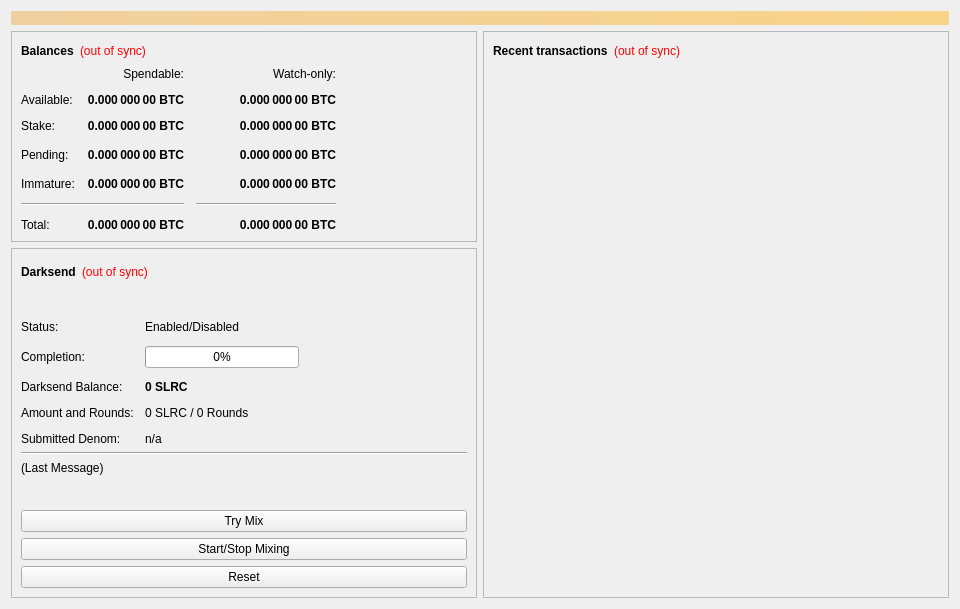
<?xml version="1.0" encoding="UTF-8"?>
<ui version="4.0">
 <class>OverviewPage</class>
 <widget class="QWidget" name="OverviewPage">
  <property name="geometry">
   <rect>
    <x>0</x>
    <y>0</y>
    <width>960</width>
    <height>594</height>
   </rect>
  </property>
  <property name="minimumSize">
   <size>
    <width>960</width>
    <height>0</height>
   </size>
  </property>
  <property name="windowTitle">
   <string>Form</string>
  </property>
  <layout class="QVBoxLayout" name="topLayout">
   <item>
    <widget class="QLabel" name="labelAlerts">
     <property name="visible">
      <bool>false</bool>
     </property>
     <property name="styleSheet">
      <string notr="true">background-color: qlineargradient(x1: 0, y1: 0, x2: 1, y2: 0, stop:0 #F0D0A0, stop:1 #F8D488); color:#000000;</string>
     </property>
     <property name="wordWrap">
      <bool>true</bool>
     </property>
     <property name="margin">
      <number>3</number>
     </property>
    </widget>
   </item>
   <item>
    <layout class="QHBoxLayout" name="horizontalLayout" stretch="1,1">
     <item>
      <layout class="QVBoxLayout" name="verticalLayout_2">
       <item>
        <widget class="QFrame" name="frame">
         <property name="frameShape">
          <enum>QFrame::StyledPanel</enum>
         </property>
         <property name="frameShadow">
          <enum>QFrame::Raised</enum>
         </property>
         <layout class="QVBoxLayout" name="verticalLayout_4">
          <item>
           <layout class="QHBoxLayout" name="horizontalLayout_4">
            <item>
             <widget class="QLabel" name="label_5">
              <property name="font">
               <font>
                <weight>75</weight>
                <bold>true</bold>
               </font>
              </property>
              <property name="text">
               <string>Balances</string>
              </property>
             </widget>
            </item>
            <item>
             <widget class="QLabel" name="labelWalletStatus">
              <property name="cursor">
               <cursorShape>WhatsThisCursor</cursorShape>
              </property>
              <property name="toolTip">
               <string>The displayed information may be out of date. Your wallet automatically synchronizes with the Solarium network after a connection is established, but this process has not completed yet.</string>
              </property>
              <property name="styleSheet">
               <string notr="true">QLabel { color: red; }</string>
              </property>
              <property name="text">
               <string notr="true">(out of sync)</string>
              </property>
              <property name="alignment">
               <set>Qt::AlignLeading|Qt::AlignLeft|Qt::AlignVCenter</set>
              </property>
             </widget>
            </item>
            <item>
             <spacer name="horizontalSpacer_3">
              <property name="orientation">
               <enum>Qt::Horizontal</enum>
              </property>
              <property name="sizeHint" stdset="0">
               <size>
                <width>40</width>
                <height>20</height>
               </size>
              </property>
             </spacer>
            </item>
           </layout>
          </item>
          <item>
           <layout class="QGridLayout" name="gridLayout">
            <property name="spacing">
             <number>12</number>
            </property>
            <item row="3" column="2">
             <widget class="QLabel" name="labelWatchPending">
              <property name="font">
               <font>
                <weight>75</weight>
                <bold>true</bold>
               </font>
              </property>
              <property name="cursor">
               <cursorShape>IBeamCursor</cursorShape>
              </property>
              <property name="toolTip">
               <string>Unconfirmed transactions to watch-only addresses</string>
              </property>
              <property name="text">
               <string notr="true">0.000 000 00 BTC</string>
              </property>
              <property name="alignment">
               <set>Qt::AlignRight|Qt::AlignTrailing|Qt::AlignVCenter</set>
              </property>
              <property name="textInteractionFlags">
               <set>Qt::LinksAccessibleByMouse|Qt::TextSelectableByKeyboard|Qt::TextSelectableByMouse</set>
              </property>
             </widget>
            </item>
            <item row="3" column="1">
             <widget class="QLabel" name="labelUnconfirmed">
              <property name="font">
               <font>
                <weight>75</weight>
                <bold>true</bold>
               </font>
              </property>
              <property name="cursor">
               <cursorShape>IBeamCursor</cursorShape>
              </property>
              <property name="toolTip">
               <string>Total of transactions that have yet to be confirmed, and do not yet count toward the spendable balance</string>
              </property>
              <property name="text">
               <string notr="true">0.000 000 00 BTC</string>
              </property>
              <property name="alignment">
               <set>Qt::AlignRight|Qt::AlignTrailing|Qt::AlignVCenter</set>
              </property>
              <property name="textInteractionFlags">
               <set>Qt::LinksAccessibleByMouse|Qt::TextSelectableByKeyboard|Qt::TextSelectableByMouse</set>
              </property>
             </widget>
            </item>
            <item row="4" column="2">
             <widget class="QLabel" name="labelWatchImmature">
              <property name="font">
               <font>
                <weight>75</weight>
                <bold>true</bold>
               </font>
              </property>
              <property name="cursor">
               <cursorShape>IBeamCursor</cursorShape>
              </property>
              <property name="toolTip">
               <string>Mined balance in watch-only addresses that has not yet matured</string>
              </property>
              <property name="text">
               <string notr="true">0.000 000 00 BTC</string>
              </property>
              <property name="alignment">
               <set>Qt::AlignRight|Qt::AlignTrailing|Qt::AlignVCenter</set>
              </property>
              <property name="textInteractionFlags">
               <set>Qt::LinksAccessibleByMouse|Qt::TextSelectableByKeyboard|Qt::TextSelectableByMouse</set>
              </property>
             </widget>
            </item>
            <item row="5" column="0" colspan="2">
             <widget class="Line" name="lineSpendableBalance">
              <property name="orientation">
               <enum>Qt::Horizontal</enum>
              </property>
             </widget>
            </item>
            <item row="5" column="2">
             <widget class="Line" name="lineWatchBalance">
              <property name="sizePolicy">
               <sizepolicy hsizetype="Preferred" vsizetype="Fixed">
                <horstretch>0</horstretch>
                <verstretch>0</verstretch>
               </sizepolicy>
              </property>
              <property name="minimumSize">
               <size>
                <width>140</width>
                <height>0</height>
               </size>
              </property>
              <property name="orientation">
               <enum>Qt::Horizontal</enum>
              </property>
             </widget>
            </item>
            <item row="6" column="0">
             <widget class="QLabel" name="labelTotalText">
              <property name="text">
               <string>Total:</string>
              </property>
             </widget>
            </item>
            <item row="4" column="1">
             <widget class="QLabel" name="labelImmature">
              <property name="font">
               <font>
                <weight>75</weight>
                <bold>true</bold>
               </font>
              </property>
              <property name="cursor">
               <cursorShape>IBeamCursor</cursorShape>
              </property>
              <property name="toolTip">
               <string>Mined balance that has not yet matured</string>
              </property>
              <property name="text">
               <string notr="true">0.000 000 00 BTC</string>
              </property>
              <property name="alignment">
               <set>Qt::AlignRight|Qt::AlignTrailing|Qt::AlignVCenter</set>
              </property>
              <property name="textInteractionFlags">
               <set>Qt::LinksAccessibleByMouse|Qt::TextSelectableByKeyboard|Qt::TextSelectableByMouse</set>
              </property>
             </widget>
            </item>
            <item row="3" column="3">
             <spacer name="horizontalSpacer_2">
              <property name="orientation">
               <enum>Qt::Horizontal</enum>
              </property>
              <property name="sizeHint" stdset="0">
               <size>
                <width>40</width>
                <height>20</height>
               </size>
              </property>
             </spacer>
            </item>
            <item row="4" column="0">
             <widget class="QLabel" name="labelImmatureText">
              <property name="text">
               <string>Immature:</string>
              </property>
             </widget>
            </item>
            <item row="6" column="1">
             <widget class="QLabel" name="labelTotal">
              <property name="font">
               <font>
                <weight>75</weight>
                <bold>true</bold>
               </font>
              </property>
              <property name="cursor">
               <cursorShape>IBeamCursor</cursorShape>
              </property>
              <property name="toolTip">
               <string>Your current total balance</string>
              </property>
              <property name="text">
               <string notr="true">0.000 000 00 BTC</string>
              </property>
              <property name="alignment">
               <set>Qt::AlignRight|Qt::AlignTrailing|Qt::AlignVCenter</set>
              </property>
              <property name="textInteractionFlags">
               <set>Qt::LinksAccessibleByMouse|Qt::TextSelectableByKeyboard|Qt::TextSelectableByMouse</set>
              </property>
             </widget>
            </item>
            <item row="6" column="2">
             <widget class="QLabel" name="labelWatchTotal">
              <property name="font">
               <font>
                <weight>75</weight>
                <bold>true</bold>
               </font>
              </property>
              <property name="cursor">
               <cursorShape>IBeamCursor</cursorShape>
              </property>
              <property name="toolTip">
               <string>Current total balance in watch-only addresses</string>
              </property>
              <property name="text">
               <string notr="true">0.000 000 00 BTC</string>
              </property>
              <property name="alignment">
               <set>Qt::AlignRight|Qt::AlignTrailing|Qt::AlignVCenter</set>
              </property>
              <property name="textInteractionFlags">
               <set>Qt::LinksAccessibleByMouse|Qt::TextSelectableByKeyboard|Qt::TextSelectableByMouse</set>
              </property>
             </widget>
            </item>
            <item row="0" column="2">
             <widget class="QLabel" name="labelWatchonly">
              <property name="text">
               <string>Watch-only:</string>
              </property>
              <property name="alignment">
               <set>Qt::AlignRight|Qt::AlignTrailing|Qt::AlignVCenter</set>
              </property>
             </widget>
            </item>
            <item row="1" column="0">
             <widget class="QLabel" name="labelBalanceText">
              <property name="text">
               <string>Available:</string>
              </property>
             </widget>
            </item>
            <item row="1" column="1">
             <widget class="QLabel" name="labelBalance">
              <property name="font">
               <font>
                <weight>75</weight>
                <bold>true</bold>
               </font>
              </property>
              <property name="cursor">
               <cursorShape>IBeamCursor</cursorShape>
              </property>
              <property name="toolTip">
               <string>Your current spendable balance</string>
              </property>
              <property name="text">
               <string notr="true">0.000 000 00 BTC</string>
              </property>
              <property name="alignment">
               <set>Qt::AlignRight|Qt::AlignTrailing|Qt::AlignVCenter</set>
              </property>
              <property name="textInteractionFlags">
               <set>Qt::LinksAccessibleByMouse|Qt::TextSelectableByKeyboard|Qt::TextSelectableByMouse</set>
              </property>
             </widget>
            </item>
            <item row="2" column="0">
             <widget class="QLabel" name="label_10">
              <property name="text">
               <string>Stake:</string>
              </property>
             </widget>
            </item>
            <item row="2" column="1">
             <widget class="QLabel" name="labelStake">
              <property name="font">
               <font>
                <weight>75</weight>
                <bold>true</bold>
               </font>
              </property>
              <property name="cursor">
               <cursorShape>IBeamCursor</cursorShape>
              </property>
              <property name="toolTip">
               <string>Total of coins that was staked, and do not yet count toward the current balance</string>
              </property>
              <property name="text">
               <string notr="true">0.000 000 00 BTC</string>
              </property>
              <property name="alignment">
               <set>Qt::AlignRight|Qt::AlignTrailing|Qt::AlignVCenter</set>
              </property>
              <property name="textInteractionFlags">
               <set>Qt::LinksAccessibleByMouse|Qt::TextSelectableByKeyboard|Qt::TextSelectableByMouse</set>
              </property>
             </widget>
            </item>
            <item row="2" column="2">
             <widget class="QLabel" name="labelWatchStake">
              <property name="font">
               <font>
                <weight>75</weight>
                <bold>true</bold>
               </font>
              </property>
              <property name="cursor">
               <cursorShape>IBeamCursor</cursorShape>
              </property>
              <property name="toolTip">
               <string>Total of coins that was staked in watch-only addresses, and do not yet count toward the current watch-only balance</string>
              </property>
              <property name="text">
               <string notr="true">0.000 000 00 BTC</string>
              </property>
              <property name="alignment">
               <set>Qt::AlignRight|Qt::AlignTrailing|Qt::AlignVCenter</set>
              </property>
              <property name="textInteractionFlags">
               <set>Qt::LinksAccessibleByMouse|Qt::TextSelectableByKeyboard|Qt::TextSelectableByMouse</set>
              </property>
             </widget>
            </item>
            <item row="1" column="2">
             <widget class="QLabel" name="labelWatchAvailable">
              <property name="font">
               <font>
                <weight>75</weight>
                <bold>true</bold>
               </font>
              </property>
              <property name="cursor">
               <cursorShape>IBeamCursor</cursorShape>
              </property>
              <property name="toolTip">
               <string>Your current balance in watch-only addresses</string>
              </property>
              <property name="text">
               <string notr="true">0.000 000 00 BTC</string>
              </property>
              <property name="alignment">
               <set>Qt::AlignRight|Qt::AlignTrailing|Qt::AlignVCenter</set>
              </property>
              <property name="textInteractionFlags">
               <set>Qt::LinksAccessibleByMouse|Qt::TextSelectableByKeyboard|Qt::TextSelectableByMouse</set>
              </property>
             </widget>
            </item>
            <item row="3" column="0">
             <widget class="QLabel" name="labelPendingText">
              <property name="text">
               <string>Pending:</string>
              </property>
             </widget>
            </item>
            <item row="0" column="1">
             <widget class="QLabel" name="labelSpendable">
              <property name="text">
               <string>Spendable:</string>
              </property>
              <property name="alignment">
               <set>Qt::AlignRight|Qt::AlignTrailing|Qt::AlignVCenter</set>
              </property>
             </widget>
            </item>
           </layout>
          </item>
         </layout>
        </widget>
       </item>
       <item>
        <widget class="QFrame" name="frameDarksend">
         <property name="sizePolicy">
          <sizepolicy hsizetype="Expanding" vsizetype="Expanding">
           <horstretch>0</horstretch>
           <verstretch>0</verstretch>
          </sizepolicy>
         </property>
         <property name="minimumSize">
          <size>
           <width>0</width>
           <height>350</height>
          </size>
         </property>
         <property name="layoutDirection">
          <enum>Qt::LeftToRight</enum>
         </property>
         <property name="frameShape">
          <enum>QFrame::StyledPanel</enum>
         </property>
         <property name="frameShadow">
          <enum>QFrame::Raised</enum>
         </property>
         <layout class="QVBoxLayout" name="verticalLayout_5">
          <item>
           <layout class="QHBoxLayout" name="horizontalLayout_5">
            <item>
             <widget class="QLabel" name="label_2">
              <property name="font">
               <font>
                <weight>75</weight>
                <bold>true</bold>
               </font>
              </property>
              <property name="text">
               <string>Darksend</string>
              </property>
             </widget>
            </item>
            <item>
             <widget class="QLabel" name="labelDarksendSyncStatus">
              <property name="toolTip">
               <string>The displayed information may be out of date. Your wallet automatically synchronizes with the Solarium network after a connection is established, but this process has not completed yet.</string>
              </property>
              <property name="styleSheet">
               <string notr="true">QLabel { color: red; }</string>
              </property>
              <property name="text">
               <string notr="true">(out of sync)</string>
              </property>
              <property name="alignment">
               <set>Qt::AlignLeading|Qt::AlignLeft|Qt::AlignVCenter</set>
              </property>
             </widget>
            </item>
            <item>
             <spacer name="horizontalSpacer_4">
              <property name="orientation">
               <enum>Qt::Horizontal</enum>
              </property>
              <property name="sizeHint" stdset="0">
               <size>
                <width>40</width>
                <height>20</height>
               </size>
              </property>
             </spacer>
            </item>
           </layout>
          </item>
          <item>
           <widget class="QPushButton" name="runAutoDenom">
            <property name="palette">
             <palette>
              <active>
               <colorrole role="WindowText">
                <brush brushstyle="SolidPattern">
                 <color alpha="255">
                  <red>0</red>
                  <green>0</green>
                  <blue>0</blue>
                 </color>
                </brush>
               </colorrole>
               <colorrole role="Button">
                <brush brushstyle="SolidPattern">
                 <color alpha="255">
                  <red>239</red>
                  <green>238</green>
                  <blue>238</blue>
                 </color>
                </brush>
               </colorrole>
               <colorrole role="Light">
                <brush brushstyle="SolidPattern">
                 <color alpha="255">
                  <red>255</red>
                  <green>255</green>
                  <blue>255</blue>
                 </color>
                </brush>
               </colorrole>
               <colorrole role="Midlight">
                <brush brushstyle="SolidPattern">
                 <color alpha="255">
                  <red>247</red>
                  <green>246</green>
                  <blue>246</blue>
                 </color>
                </brush>
               </colorrole>
               <colorrole role="Dark">
                <brush brushstyle="SolidPattern">
                 <color alpha="255">
                  <red>119</red>
                  <green>119</green>
                  <blue>119</blue>
                 </color>
                </brush>
               </colorrole>
               <colorrole role="Mid">
                <brush brushstyle="SolidPattern">
                 <color alpha="255">
                  <red>159</red>
                  <green>159</green>
                  <blue>159</blue>
                 </color>
                </brush>
               </colorrole>
               <colorrole role="Text">
                <brush brushstyle="SolidPattern">
                 <color alpha="255">
                  <red>0</red>
                  <green>0</green>
                  <blue>0</blue>
                 </color>
                </brush>
               </colorrole>
               <colorrole role="BrightText">
                <brush brushstyle="SolidPattern">
                 <color alpha="255">
                  <red>255</red>
                  <green>255</green>
                  <blue>255</blue>
                 </color>
                </brush>
               </colorrole>
               <colorrole role="ButtonText">
                <brush brushstyle="SolidPattern">
                 <color alpha="255">
                  <red>0</red>
                  <green>0</green>
                  <blue>0</blue>
                 </color>
                </brush>
               </colorrole>
               <colorrole role="Base">
                <brush brushstyle="SolidPattern">
                 <color alpha="255">
                  <red>255</red>
                  <green>255</green>
                  <blue>255</blue>
                 </color>
                </brush>
               </colorrole>
               <colorrole role="Window">
                <brush brushstyle="SolidPattern">
                 <color alpha="255">
                  <red>239</red>
                  <green>238</green>
                  <blue>238</blue>
                 </color>
                </brush>
               </colorrole>
               <colorrole role="Shadow">
                <brush brushstyle="SolidPattern">
                 <color alpha="255">
                  <red>0</red>
                  <green>0</green>
                  <blue>0</blue>
                 </color>
                </brush>
               </colorrole>
               <colorrole role="AlternateBase">
                <brush brushstyle="SolidPattern">
                 <color alpha="255">
                  <red>247</red>
                  <green>246</green>
                  <blue>246</blue>
                 </color>
                </brush>
               </colorrole>
               <colorrole role="ToolTipBase">
                <brush brushstyle="SolidPattern">
                 <color alpha="255">
                  <red>255</red>
                  <green>255</green>
                  <blue>220</blue>
                 </color>
                </brush>
               </colorrole>
               <colorrole role="ToolTipText">
                <brush brushstyle="SolidPattern">
                 <color alpha="255">
                  <red>0</red>
                  <green>0</green>
                  <blue>0</blue>
                 </color>
                </brush>
               </colorrole>
              </active>
              <inactive>
               <colorrole role="WindowText">
                <brush brushstyle="SolidPattern">
                 <color alpha="255">
                  <red>0</red>
                  <green>0</green>
                  <blue>0</blue>
                 </color>
                </brush>
               </colorrole>
               <colorrole role="Button">
                <brush brushstyle="SolidPattern">
                 <color alpha="255">
                  <red>239</red>
                  <green>238</green>
                  <blue>238</blue>
                 </color>
                </brush>
               </colorrole>
               <colorrole role="Light">
                <brush brushstyle="SolidPattern">
                 <color alpha="255">
                  <red>255</red>
                  <green>255</green>
                  <blue>255</blue>
                 </color>
                </brush>
               </colorrole>
               <colorrole role="Midlight">
                <brush brushstyle="SolidPattern">
                 <color alpha="255">
                  <red>247</red>
                  <green>246</green>
                  <blue>246</blue>
                 </color>
                </brush>
               </colorrole>
               <colorrole role="Dark">
                <brush brushstyle="SolidPattern">
                 <color alpha="255">
                  <red>119</red>
                  <green>119</green>
                  <blue>119</blue>
                 </color>
                </brush>
               </colorrole>
               <colorrole role="Mid">
                <brush brushstyle="SolidPattern">
                 <color alpha="255">
                  <red>159</red>
                  <green>159</green>
                  <blue>159</blue>
                 </color>
                </brush>
               </colorrole>
               <colorrole role="Text">
                <brush brushstyle="SolidPattern">
                 <color alpha="255">
                  <red>0</red>
                  <green>0</green>
                  <blue>0</blue>
                 </color>
                </brush>
               </colorrole>
               <colorrole role="BrightText">
                <brush brushstyle="SolidPattern">
                 <color alpha="255">
                  <red>255</red>
                  <green>255</green>
                  <blue>255</blue>
                 </color>
                </brush>
               </colorrole>
               <colorrole role="ButtonText">
                <brush brushstyle="SolidPattern">
                 <color alpha="255">
                  <red>0</red>
                  <green>0</green>
                  <blue>0</blue>
                 </color>
                </brush>
               </colorrole>
               <colorrole role="Base">
                <brush brushstyle="SolidPattern">
                 <color alpha="255">
                  <red>255</red>
                  <green>255</green>
                  <blue>255</blue>
                 </color>
                </brush>
               </colorrole>
               <colorrole role="Window">
                <brush brushstyle="SolidPattern">
                 <color alpha="255">
                  <red>239</red>
                  <green>238</green>
                  <blue>238</blue>
                 </color>
                </brush>
               </colorrole>
               <colorrole role="Shadow">
                <brush brushstyle="SolidPattern">
                 <color alpha="255">
                  <red>0</red>
                  <green>0</green>
                  <blue>0</blue>
                 </color>
                </brush>
               </colorrole>
               <colorrole role="AlternateBase">
                <brush brushstyle="SolidPattern">
                 <color alpha="255">
                  <red>247</red>
                  <green>246</green>
                  <blue>246</blue>
                 </color>
                </brush>
               </colorrole>
               <colorrole role="ToolTipBase">
                <brush brushstyle="SolidPattern">
                 <color alpha="255">
                  <red>255</red>
                  <green>255</green>
                  <blue>220</blue>
                 </color>
                </brush>
               </colorrole>
               <colorrole role="ToolTipText">
                <brush brushstyle="SolidPattern">
                 <color alpha="255">
                  <red>0</red>
                  <green>0</green>
                  <blue>0</blue>
                 </color>
                </brush>
               </colorrole>
              </inactive>
              <disabled>
               <colorrole role="WindowText">
                <brush brushstyle="SolidPattern">
                 <color alpha="255">
                  <red>119</red>
                  <green>119</green>
                  <blue>119</blue>
                 </color>
                </brush>
               </colorrole>
               <colorrole role="Button">
                <brush brushstyle="SolidPattern">
                 <color alpha="255">
                  <red>239</red>
                  <green>238</green>
                  <blue>238</blue>
                 </color>
                </brush>
               </colorrole>
               <colorrole role="Light">
                <brush brushstyle="SolidPattern">
                 <color alpha="255">
                  <red>255</red>
                  <green>255</green>
                  <blue>255</blue>
                 </color>
                </brush>
               </colorrole>
               <colorrole role="Midlight">
                <brush brushstyle="SolidPattern">
                 <color alpha="255">
                  <red>247</red>
                  <green>246</green>
                  <blue>246</blue>
                 </color>
                </brush>
               </colorrole>
               <colorrole role="Dark">
                <brush brushstyle="SolidPattern">
                 <color alpha="255">
                  <red>119</red>
                  <green>119</green>
                  <blue>119</blue>
                 </color>
                </brush>
               </colorrole>
               <colorrole role="Mid">
                <brush brushstyle="SolidPattern">
                 <color alpha="255">
                  <red>159</red>
                  <green>159</green>
                  <blue>159</blue>
                 </color>
                </brush>
               </colorrole>
               <colorrole role="Text">
                <brush brushstyle="SolidPattern">
                 <color alpha="255">
                  <red>119</red>
                  <green>119</green>
                  <blue>119</blue>
                 </color>
                </brush>
               </colorrole>
               <colorrole role="BrightText">
                <brush brushstyle="SolidPattern">
                 <color alpha="255">
                  <red>255</red>
                  <green>255</green>
                  <blue>255</blue>
                 </color>
                </brush>
               </colorrole>
               <colorrole role="ButtonText">
                <brush brushstyle="SolidPattern">
                 <color alpha="255">
                  <red>119</red>
                  <green>119</green>
                  <blue>119</blue>
                 </color>
                </brush>
               </colorrole>
               <colorrole role="Base">
                <brush brushstyle="SolidPattern">
                 <color alpha="255">
                  <red>239</red>
                  <green>238</green>
                  <blue>238</blue>
                 </color>
                </brush>
               </colorrole>
               <colorrole role="Window">
                <brush brushstyle="SolidPattern">
                 <color alpha="255">
                  <red>239</red>
                  <green>238</green>
                  <blue>238</blue>
                 </color>
                </brush>
               </colorrole>
               <colorrole role="Shadow">
                <brush brushstyle="SolidPattern">
                 <color alpha="255">
                  <red>0</red>
                  <green>0</green>
                  <blue>0</blue>
                 </color>
                </brush>
               </colorrole>
               <colorrole role="AlternateBase">
                <brush brushstyle="SolidPattern">
                 <color alpha="255">
                  <red>239</red>
                  <green>238</green>
                  <blue>238</blue>
                 </color>
                </brush>
               </colorrole>
               <colorrole role="ToolTipBase">
                <brush brushstyle="SolidPattern">
                 <color alpha="255">
                  <red>255</red>
                  <green>255</green>
                  <blue>220</blue>
                 </color>
                </brush>
               </colorrole>
               <colorrole role="ToolTipText">
                <brush brushstyle="SolidPattern">
                 <color alpha="255">
                  <red>0</red>
                  <green>0</green>
                  <blue>0</blue>
                 </color>
                </brush>
               </colorrole>
              </disabled>
             </palette>
            </property>
            <property name="focusPolicy">
             <enum>Qt::NoFocus</enum>
            </property>
            <property name="autoFillBackground">
             <bool>true</bool>
            </property>
            <property name="text">
             <string/>
            </property>
            <property name="flat">
             <bool>true</bool>
            </property>
           </widget>
          </item>
          <item>
           <layout class="QFormLayout" name="formLayout">
            <property name="fieldGrowthPolicy">
             <enum>QFormLayout::AllNonFixedFieldsGrow</enum>
            </property>
            <property name="horizontalSpacing">
             <number>11</number>
            </property>
            <property name="verticalSpacing">
             <number>12</number>
            </property>
            <item row="0" column="0">
             <widget class="QLabel" name="label_6">
              <property name="text">
               <string>Status:</string>
              </property>
             </widget>
            </item>
            <item row="1" column="0">
             <widget class="QLabel" name="label_7">
              <property name="text">
               <string>Completion:</string>
              </property>
             </widget>
            </item>
            <item row="1" column="1">
             <widget class="QProgressBar" name="darksendProgress">
              <property name="maximumSize">
               <size>
                <width>154</width>
                <height>16777215</height>
               </size>
              </property>
              <property name="value">
               <number>0</number>
              </property>
             </widget>
            </item>
            <item row="3" column="0">
             <widget class="QLabel" name="labelAnonymizedText">
              <property name="text">
               <string>Darksend Balance:</string>
              </property>
             </widget>
            </item>
            <item row="3" column="1">
             <widget class="QLabel" name="labelAnonymized">
              <property name="font">
               <font>
                <weight>75</weight>
                <bold>true</bold>
               </font>
              </property>
              <property name="text">
               <string notr="true">0 SLRC</string>
              </property>
             </widget>
            </item>
            <item row="4" column="0">
             <widget class="QLabel" name="label_8">
              <property name="text">
               <string>Amount and Rounds:</string>
              </property>
             </widget>
            </item>
            <item row="4" column="1">
             <widget class="QLabel" name="labelAmountRounds">
              <property name="text">
               <string>0 SLRC / 0 Rounds</string>
              </property>
             </widget>
            </item>
            <item row="5" column="0">
             <widget class="QLabel" name="label_9">
              <property name="text">
               <string>Submitted Denom:</string>
              </property>
             </widget>
            </item>
            <item row="5" column="1">
             <widget class="QLabel" name="labelSubmittedDenom">
              <property name="toolTip">
               <string>The denominations you submitted to the Masternode.&lt;br&gt;To mix, other users must submit the exact same denominations.</string>
              </property>
              <property name="text">
               <string>n/a</string>
              </property>
             </widget>
            </item>
            <item row="0" column="1">
             <widget class="QLabel" name="darksendEnabled">
              <property name="text">
               <string>Enabled/Disabled</string>
              </property>
             </widget>
            </item>
           </layout>
          </item>
          <item>
           <widget class="Line" name="lineLastMessage">
            <property name="orientation">
             <enum>Qt::Horizontal</enum>
            </property>
           </widget>
          </item>
          <item>
           <widget class="QLabel" name="darksendStatus">
            <property name="minimumSize">
             <size>
              <width>288</width>
              <height>43</height>
             </size>
            </property>
            <property name="text">
             <string>(Last Message)</string>
            </property>
            <property name="alignment">
             <set>Qt::AlignLeading|Qt::AlignLeft|Qt::AlignTop</set>
            </property>
            <property name="wordWrap">
             <bool>true</bool>
            </property>
           </widget>
          </item>
          <item>
           <widget class="QPushButton" name="darksendAuto">
            <property name="sizePolicy">
             <sizepolicy hsizetype="MinimumExpanding" vsizetype="Fixed">
              <horstretch>0</horstretch>
              <verstretch>0</verstretch>
             </sizepolicy>
            </property>
            <property name="toolTip">
             <string>Try to manually submit a Darksend request.</string>
            </property>
            <property name="text">
             <string>Try Mix</string>
            </property>
           </widget>
          </item>
          <item>
           <widget class="QPushButton" name="toggleDarksend">
            <property name="sizePolicy">
             <sizepolicy hsizetype="MinimumExpanding" vsizetype="Fixed">
              <horstretch>0</horstretch>
              <verstretch>0</verstretch>
             </sizepolicy>
            </property>
            <property name="text">
             <string>Start/Stop Mixing</string>
            </property>
           </widget>
          </item>
          <item>
           <widget class="QPushButton" name="darksendReset">
            <property name="sizePolicy">
             <sizepolicy hsizetype="MinimumExpanding" vsizetype="Fixed">
              <horstretch>0</horstretch>
              <verstretch>0</verstretch>
             </sizepolicy>
            </property>
            <property name="toolTip">
             <string>Reset the current status of Darksend (can interrupt Darksend if it's in the process of Mixing, which can cost you money!)</string>
            </property>
            <property name="autoFillBackground">
             <bool>false</bool>
            </property>
            <property name="text">
             <string>Reset</string>
            </property>
           </widget>
          </item>
         </layout>
        </widget>
       </item>
       <item>
        <spacer name="verticalSpacer">
         <property name="orientation">
          <enum>Qt::Vertical</enum>
         </property>
         <property name="sizeHint" stdset="0">
          <size>
           <width>20</width>
           <height>40</height>
          </size>
         </property>
        </spacer>
       </item>
      </layout>
     </item>
     <item>
      <layout class="QVBoxLayout" name="verticalLayout_3">
       <item>
        <widget class="QFrame" name="frame_2">
         <property name="frameShape">
          <enum>QFrame::StyledPanel</enum>
         </property>
         <property name="frameShadow">
          <enum>QFrame::Raised</enum>
         </property>
         <layout class="QVBoxLayout" name="verticalLayout">
          <item>
           <layout class="QHBoxLayout" name="horizontalLayout_2">
            <item>
             <widget class="QLabel" name="label_4">
              <property name="font">
               <font>
                <weight>75</weight>
                <bold>true</bold>
               </font>
              </property>
              <property name="text">
               <string>Recent transactions</string>
              </property>
             </widget>
            </item>
            <item>
             <widget class="QLabel" name="labelTransactionsStatus">
              <property name="cursor">
               <cursorShape>WhatsThisCursor</cursorShape>
              </property>
              <property name="toolTip">
               <string>The displayed information may be out of date. Your wallet automatically synchronizes with the Solarium network after a connection is established, but this process has not completed yet.</string>
              </property>
              <property name="styleSheet">
               <string notr="true">QLabel { color: red; }</string>
              </property>
              <property name="text">
               <string notr="true">(out of sync)</string>
              </property>
              <property name="alignment">
               <set>Qt::AlignRight|Qt::AlignTrailing|Qt::AlignVCenter</set>
              </property>
             </widget>
            </item>
            <item>
             <spacer name="horizontalSpacer">
              <property name="orientation">
               <enum>Qt::Horizontal</enum>
              </property>
              <property name="sizeHint" stdset="0">
               <size>
                <width>40</width>
                <height>20</height>
               </size>
              </property>
             </spacer>
            </item>
           </layout>
          </item>
          <item>
           <widget class="QListView" name="listTransactions">
            <property name="styleSheet">
             <string notr="true">QListView { background: transparent; }</string>
            </property>
            <property name="frameShape">
             <enum>QFrame::NoFrame</enum>
            </property>
            <property name="verticalScrollBarPolicy">
             <enum>Qt::ScrollBarAlwaysOff</enum>
            </property>
            <property name="horizontalScrollBarPolicy">
             <enum>Qt::ScrollBarAlwaysOff</enum>
            </property>
            <property name="selectionMode">
             <enum>QAbstractItemView::NoSelection</enum>
            </property>
           </widget>
          </item>
         </layout>
        </widget>
       </item>
      </layout>
     </item>
    </layout>
   </item>
  </layout>
 </widget>
 <resources/>
 <connections/>
</ui>
